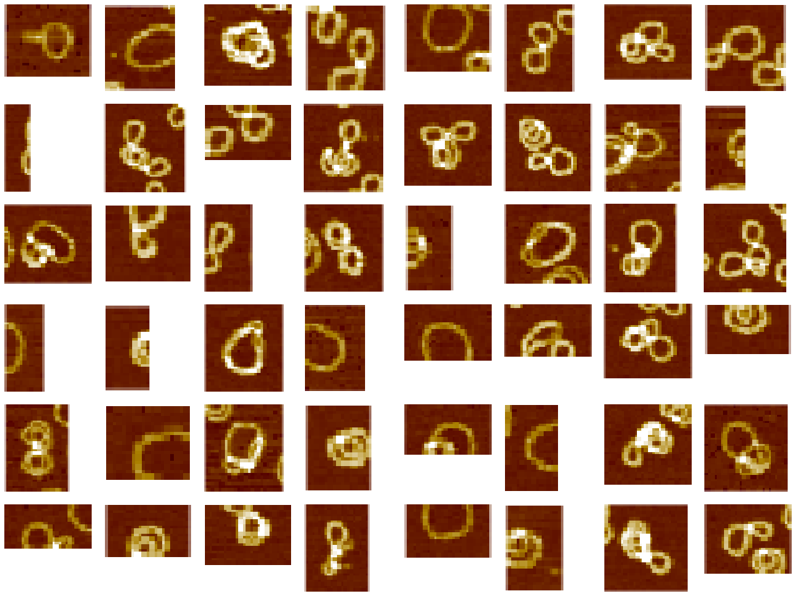
#> input picture explore/imagenet/cluster_00_n143.png, 800 x 600 px
$ python -i preprocess.py   (imports and definitions only)
#> lines starting #> are read from the running program, lines starting #| are printed output that depends on the picture; after the words box and inside, x2 and y2 are one past the last pixel; in counts of white or black regions, pixels touching at a corner belong together
"""Object cropping from microscopy images.

Segments individual DNA objects from full-field microscopy images using
binary thresholding, morphological cleaning, and connected-component
analysis.  Objects touching the image border are excluded.
"""

import os
from typing import List, Tuple

import cv2
import numpy as np
from skimage import measure, morphology


def crop_objects_from_image(
    image_path: str,
    output_dir: str,
    threshold: int = 80,
    padding: int = 3,
    min_object_size: int = 60,
) -> List[str]:
    """Crop individual objects from a microscopy image.

    Args:
        image_path: Path to the input image.
        output_dir: Directory where cropped images will be saved.
        threshold: Binarisation threshold (0–255).
        padding: Pixel padding around each bounding box.
        min_object_size: Minimum object area in pixels to keep.

    Returns:
        List of paths to saved cropped images.
    """
#> called with image_path = '../explore/imagenet/cluster_00_n143.png', output_dir = 'out.png', threshold = 80, padding = 3, min_object_size = 60
    os.makedirs(output_dir, exist_ok=True)

    original_bgr = cv2.imread(image_path)
#> original_bgr is the input picture: shape (600, 800, 3); mean B, G, R 119.3, 142.3, 179.8
    gray = cv2.imread(image_path, cv2.IMREAD_GRAYSCALE)
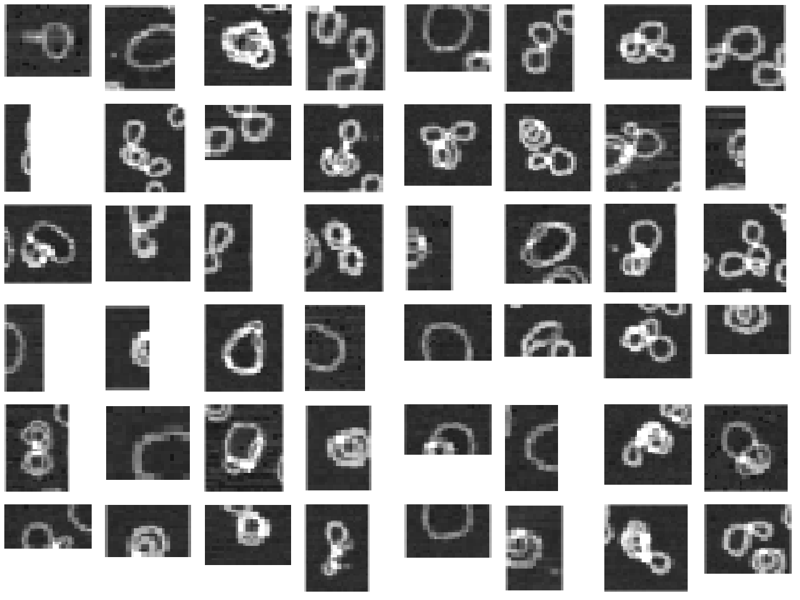
#> gray: shape (600, 800); min 16, max 255, mean 150.6
    if original_bgr is None or gray is None:
        return []

    img_h, img_w = gray.shape
#> img_h = 600; img_w = 800

    _, binary = cv2.threshold(gray, threshold, 255, cv2.THRESH_BINARY)
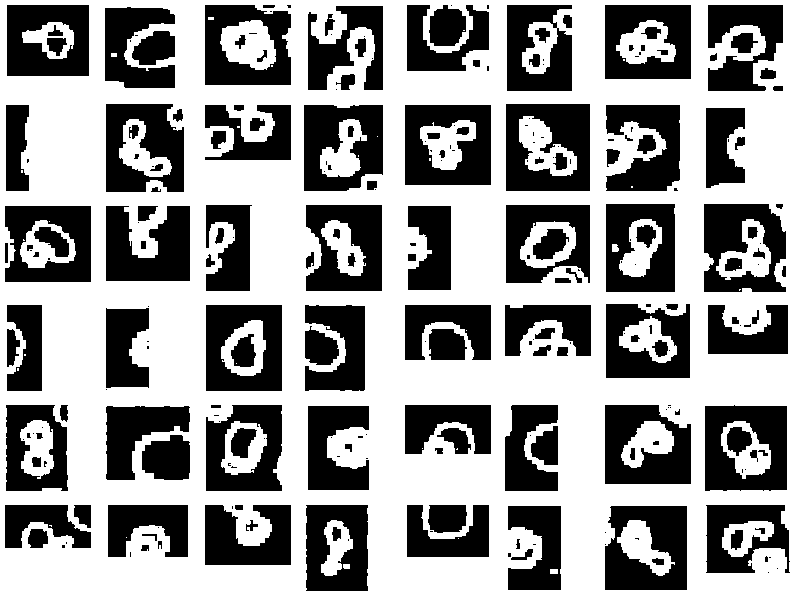
#> binary: shape (600, 800); 58.7% white; 257 black regions (106 under 20 px), largest, box (x1, y1, x2, y2) and area: (506, 104, 590, 191) 5294, (405, 105, 491, 185) 5102, (605, 506, 687, 590) 5071
    binary_clean = morphology.remove_small_objects(
        binary.astype(bool), min_size=min_object_size,
    )
#> binary_clean: shape (600, 800) bool; 58.6% white; 257 black regions (106 under 20 px)

    labelled = measure.label(binary_clean, connectivity=1)
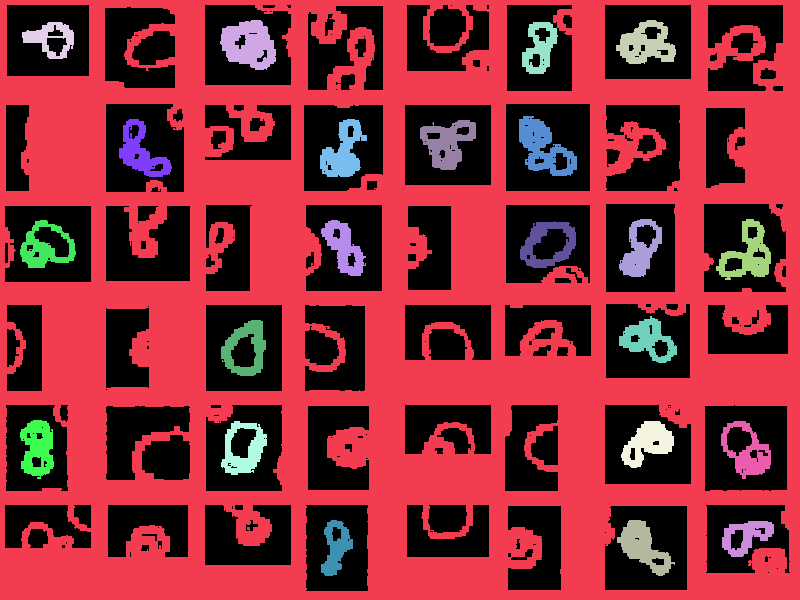
#> labelled: shape (600, 800) int32; 24 distinct labels, from 0 to 23; one colour per label, 0 black
    props = measure.regionprops(labelled)
#> props = 23 regions; largest, box (x1, y1, x2, y2) and area: (0, 0, 800, 600) 251712, (220, 20, 276, 70) 1925, (519, 116, 577, 176) 1782, (420, 120, 476, 170) 1568, (616, 20, 676, 64) 1538

    base_name = os.path.splitext(os.path.basename(image_path))[0]
    saved_paths: List[str] = []

    for i, prop in enumerate(props):
        coords = prop.coords
        rows, cols = coords[:, 0], coords[:, 1]

        # Skip objects touching the image border.
        touches_border = (
            np.any(rows == 0)
            or np.any(rows == img_h - 1)
            or np.any(cols == 0)
            or np.any(cols == img_w - 1)
        )
        if touches_border:
            continue

        minr, minc, maxr, maxc = prop.bbox
        p_minr = max(0, minr - padding)
        p_minc = max(0, minc - padding)
        p_maxr = min(img_h, maxr + padding)
        p_maxc = min(img_w, maxc + padding)

        out_path = os.path.join(output_dir, f"{base_name}_object_{i + 1}.png")
        cv2.imwrite(out_path, original_bgr[p_minr:p_maxr, p_minc:p_maxc])
        saved_paths.append(out_path)
#> this loop made 23 passes
#> (touches_border, minr, minc, maxr, maxc, p_minr, p_minc, p_maxr) on passes 2 to 13: (False, 20, 220, 70, 276, 17, 217, 73), (False, 20, 616, 64, 676, 17, 613, 67), (False, 22, 22, 59, 74, 19, 19, 62), (False, 22, 522, 74, 558, 19, 519, 77), (False, 116, 519, 176, 577, 113, 516, 179), (False, 119, 119, 177, 172, 116, 116, 180), (False, 119, 320, 177, 367, 116, 317, 180), (False, 120, 420, 170, 476, 117, 417, 173), (False, 219, 619, 277, 662, 216, 616, 280), (False, 219, 716, 280, 771, 216, 713, 283), (False, 220, 20, 268, 76, 217, 17, 271), (False, 220, 321, 276, 366, 217, 318, 279)
#> pass 2, in crop_objects_from_image, `cv2.imwrite(out_path, original_bgr[p_minr:p_maxr, p_minc:p_maxc])`:
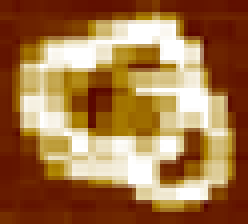
#> saved as cluster_00_n143_object_2.png: shape (56, 62, 3) (shown 4 times larger); mean B, G, R 70.3, 115.4, 161.9
#> after the loop, saved_paths = 22 items

    return saved_paths

>>> result = crop_objects_from_image('../explore/imagenet/cluster_00_n143.png', 'out.png')
#> result = 22 items

$ run again, on explore/imagenet/cluster_01_n113.png
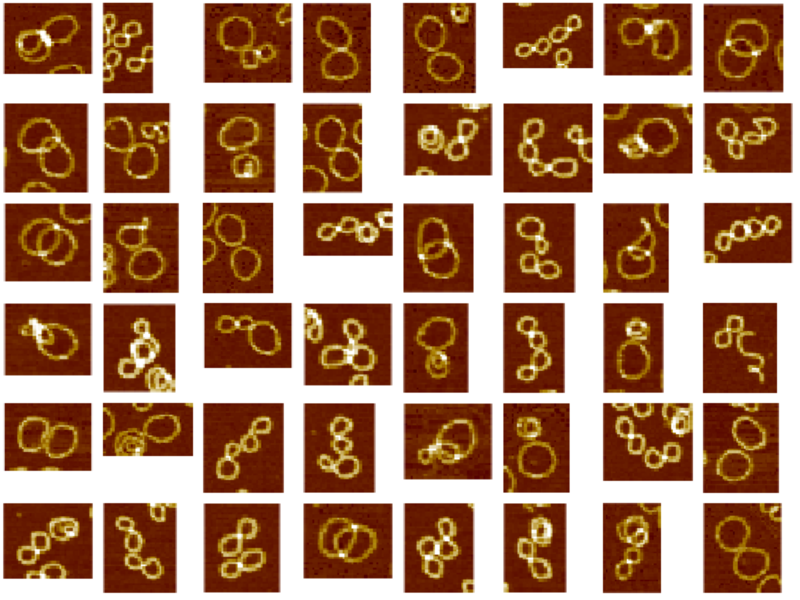
#> input picture explore/imagenet/cluster_01_n113.png, 800 x 600 px
#> in crop_objects_from_image, original_bgr is the input picture: shape (600, 800, 3); mean B, G, R 102.7, 127.7, 169.9
#> binary: shape (600, 800); 52.8% white; 273 black regions (50 under 20 px), largest, box (x1, y1, x2, y2) and area: (703, 303, 777, 393) 5548, (204, 404, 283, 492) 5493, (504, 104, 592, 192) 5480
#> binary_clean: shape (600, 800) bool; 52.8% white; 273 black regions (50 under 20 px)
#> in crop_objects_from_image, `labelled = measure.label(binary_clean, connectivity=1)`:
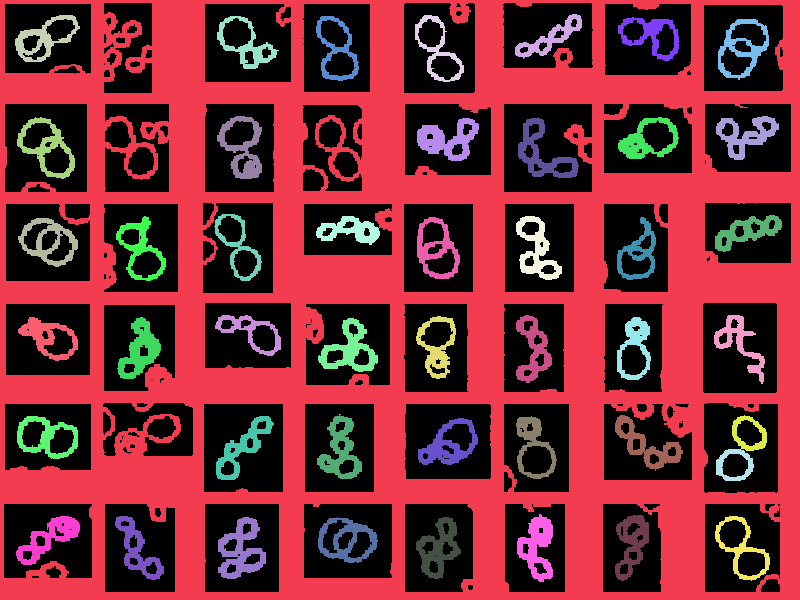
#> labelled: shape (600, 800) int32; 47 distinct labels, from 0 to 46; one colour per label, 0 black
#> props = 46 regions; largest, box (x1, y1, x2, y2) and area: (0, 0, 800, 600) 205507, (218, 517, 266, 579) 1492, (417, 118, 479, 161) 1365, (318, 318, 378, 372) 1340, (518, 118, 579, 178) 1312
#> the loop in crop_objects_from_image, `for i, prop in enumerate(props):` made 46 passes
#> (touches_border, minr, minc, maxr, maxc, p_minr, p_minc, p_maxr) on passes 2 to 9: (False, 14, 515, 59, 582, 11, 512, 62), (False, 15, 15, 62, 80, 12, 12, 65), (False, 15, 415, 82, 464, 12, 412, 85), (False, 16, 217, 69, 279, 13, 214, 72), (False, 16, 316, 81, 359, 13, 313, 84), (False, 17, 618, 61, 679, 14, 615, 64), (False, 19, 718, 80, 769, 16, 715, 83), (False, 116, 217, 179, 262, 113, 214, 182)
#> pass 2, in crop_objects_from_image, `cv2.imwrite(out_path, original_bgr[p_minr:p_maxr, p_minc:p_maxc])`:
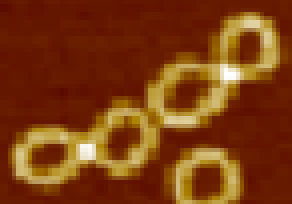
#> saved as cluster_01_n113_object_2.png: shape (51, 73, 3) (shown 4 times larger); mean B, G, R 16.2, 59.8, 124.6
#> after the loop in crop_objects_from_image, `for i, prop in enumerate(props):`: saved_paths = 45 items

$ run again, on explore/imagenet/ref_Circle.png
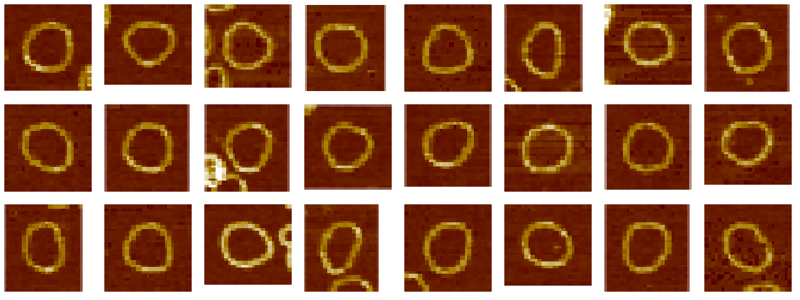
#> input picture explore/imagenet/ref_Circle.png, 800 x 300 px
#> in crop_objects_from_image, original_bgr is the input picture: shape (300, 800, 3); mean B, G, R 73.1, 100.2, 151.7
#> binary: shape (300, 800); 41.4% white; 45 white regions (19 under 20 px), largest, box (x1, y1, x2, y2) and area: (0, 0, 800, 300) 77143, (522, 122, 574, 174) 1050, (218, 221, 275, 268) 1013
#> binary_clean: shape (300, 800) bool; 41.3% white; 25 white regions
#> in crop_objects_from_image, `labelled = measure.label(binary_clean, connectivity=1)`:
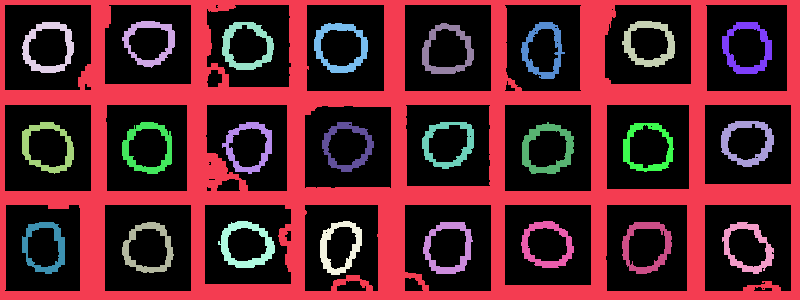
#> labelled: shape (300, 800) int32; 26 distinct labels, from 0 to 25; one colour per label, 0 black
#> props = 25 regions; largest, box (x1, y1, x2, y2) and area: (0, 0, 800, 300) 77143, (522, 122, 574, 174) 1050, (218, 221, 275, 268) 1013, (314, 23, 368, 73) 976, (622, 21, 675, 67) 965
#> the loop in crop_objects_from_image, `for i, prop in enumerate(props):` made 25 passes
#> (touches_border, minr, minc, maxr, maxc, p_minr, p_minc, p_maxr) on passes 2 to 9: (False, 21, 122, 68, 175, 18, 119, 71), (False, 21, 622, 67, 675, 18, 619, 70), (False, 22, 22, 73, 74, 19, 19, 76), (False, 22, 222, 70, 274, 19, 219, 73), (False, 22, 521, 79, 565, 19, 518, 82), (False, 22, 722, 74, 772, 19, 719, 77), (False, 23, 314, 73, 368, 20, 311, 76), (False, 23, 422, 74, 474, 20, 419, 77)
#> pass 2, in crop_objects_from_image, `cv2.imwrite(out_path, original_bgr[p_minr:p_maxr, p_minc:p_maxc])`:
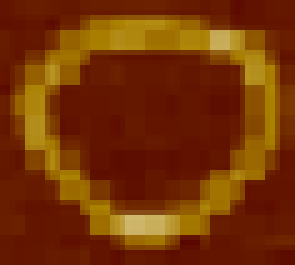
#> saved as ref_Circle_object_2.png: shape (53, 59, 3) (shown 5 times larger); mean B, G, R 3.2, 50.8, 118.8
#> after the loop in crop_objects_from_image, `for i, prop in enumerate(props):`: saved_paths = 24 items, first 6: 'out.png/ref_Circle_object_2.png', 'out.png/ref_Circle_object_3.png', 'out.png/ref_Circle_object_4.png', 'out.png/ref_Circle_object_5.png', 'out.png/ref_Circle_object_6.png', 'out.png/ref_Circle_object_7.png'
#> result has the same summary as saved_paths in crop_objects_from_image
